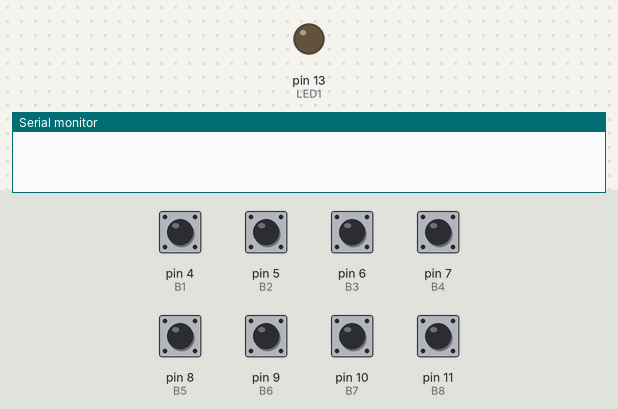
This sketch was run on a simulated Arduino Uno, built with avr-gcc and run on an emulated ATmega328P. On the bench: output pins drawn as LEDs (lit = HIGH), the last lines printed to the serial monitor. Dashed ring = blinking. Inputs (shaded band) come from the test bench; at power-on: pin 4 (B1), pin 5 (B2), pin 6 (B3), pin 7 (B4), pin 8 (B5), pin 9 (B6), pin 10 (B7), pin 11 (B8) HIGH.

Above: at 2.2 s.
2.3 s: pin 4 (B1) pulled LOW for 0.15 s
At 2.51 s:
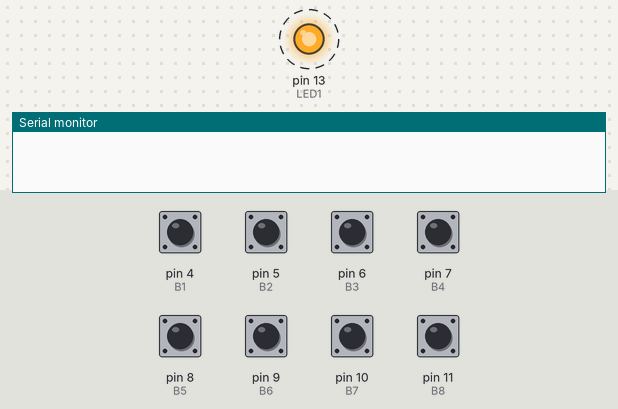
5.3 s: pin 5 (B2) pulled LOW for 0.15 s
At 6.9 s:
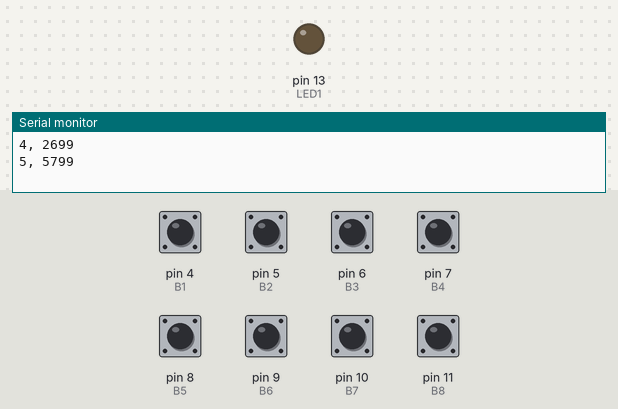
8.3 s: pin 6 (B3) pulled LOW for 1 s
At 8.51 s:
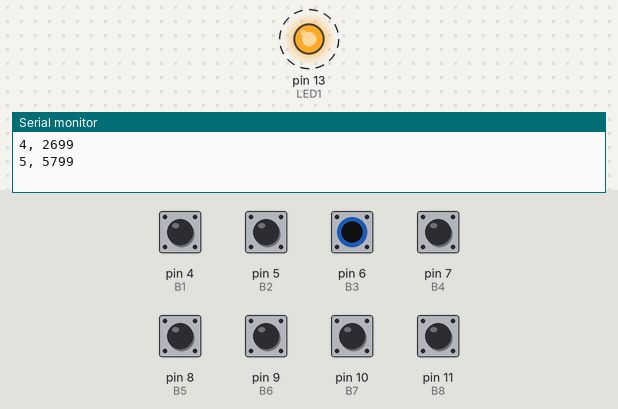
11.3 s: pin 7 (B4) pulled LOW for 0.15 s
At 11.51 s:
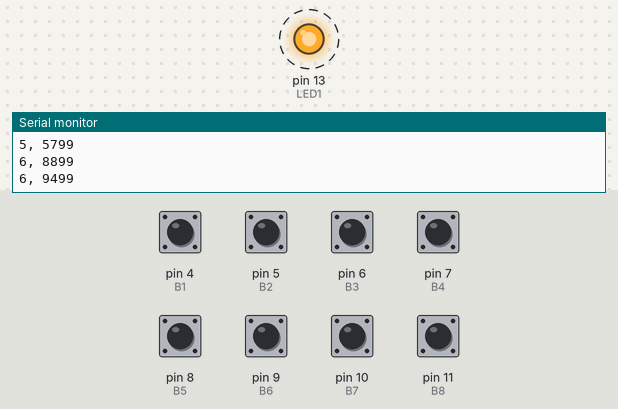
14.3 s: pin 8 (B5) pulled LOW for 1 s
At 14.51 s:
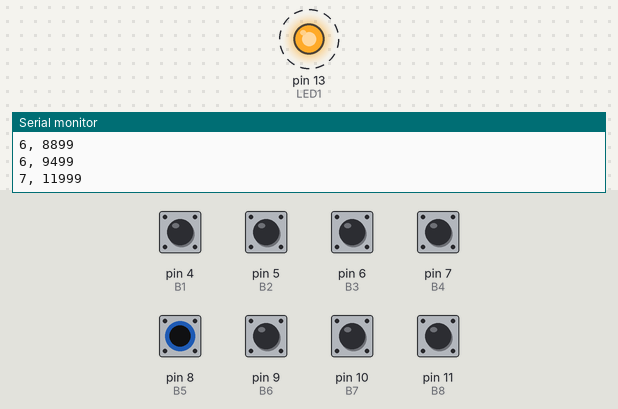
17.3 s: pin 9 (B6) pulled LOW for 0.15 s
At 17.51 s:
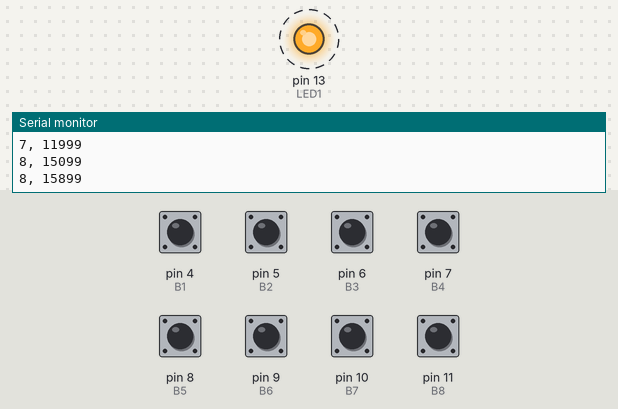
Timing chart, 0 to 20.3 s (numbered marks = the images above; inputs shaded):
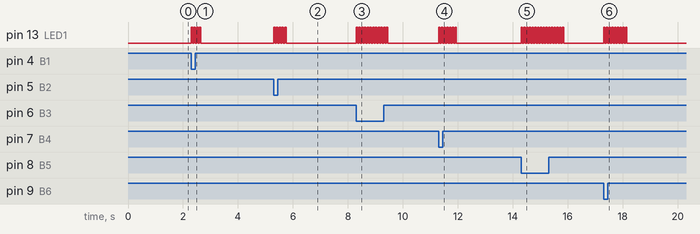

The sketch:

Ethosmock.ino
```cpp
/*
Ethosmock code
Embodied coding of animal actions
2015 example

*/

#define B1 4
#define B2 5
#define B3 6
#define B4 7
#define B5 8
#define B6 9
#define B7 10
#define B8 11
#define LED1 13

int bDown;
int pinVal = 0;
unsigned long time;


void setup() {
  Serial.begin(9600);
  delay(1000);
  bDown = -1;
  pinMode(B1, INPUT_PULLUP);
  digitalWrite(B1, HIGH);
  pinMode(B2, INPUT_PULLUP);
  pinMode(B3, INPUT_PULLUP);
  pinMode(B4, INPUT_PULLUP);
  pinMode(B5, INPUT_PULLUP);
  pinMode(B6, INPUT_PULLUP);
  pinMode(B7, INPUT_PULLUP);
  pinMode(B8, INPUT_PULLUP);
  pinMode(LED1, OUTPUT);

}

void loop() {
  digitalWrite(4,HIGH);
  for (int i = 4; i <= 11; i++)
  {
    pinVal = digitalRead(i);
//    Serial.print(i);
//    Serial.print(", ");
//    Serial.println(pinVal);
    if (pinVal == LOW)
    {
      bDown = i;
      flashLED(bDown);
      writeText(bDown);
    }
    bDown = -1;
  }
}

void flashLED(int numToFlash)
{
  for (int j = 1; j <= numToFlash; j++)
  {
    digitalWrite(LED1, HIGH);
    delay(50);
    digitalWrite(LED1, LOW);
    delay(50);
  }
}

void writeText(int bPressed)
{
  time = millis();
  Serial.print(bPressed);
  Serial.print(", ");
  Serial.println(time);
}
```

Measured:
- after the input at 2.3 s, pin 13 (LED1): alternates HIGH for 0.05 s and LOW for 0.05 s, 8 changes in all, then stays LOW, starting at once
- after the input at 5.3 s, pin 13 (LED1): alternates HIGH for 0.05 s and LOW for 0.05 s, 10 changes in all, then stays LOW, starting at once
- after the input at 8.3 s, pin 13 (LED1): alternates HIGH for 0.05 s and LOW for 0.05 s, 24 changes in all, then stays LOW, starting at once
- after the input at 11.3 s, pin 13 (LED1): alternates HIGH for 0.05 s and LOW for 0.05 s, 14 changes in all, then stays LOW, starting at once
- after the input at 14.3 s, pin 13 (LED1): alternates HIGH for 0.05 s and LOW for 0.05 s, 32 changes in all, then stays LOW, starting at once
- after the input at 17.3 s, pin 13 (LED1): alternates HIGH for 0.05 s and LOW for 0.05 s, 18 changes in all, then stays LOW, starting at once
